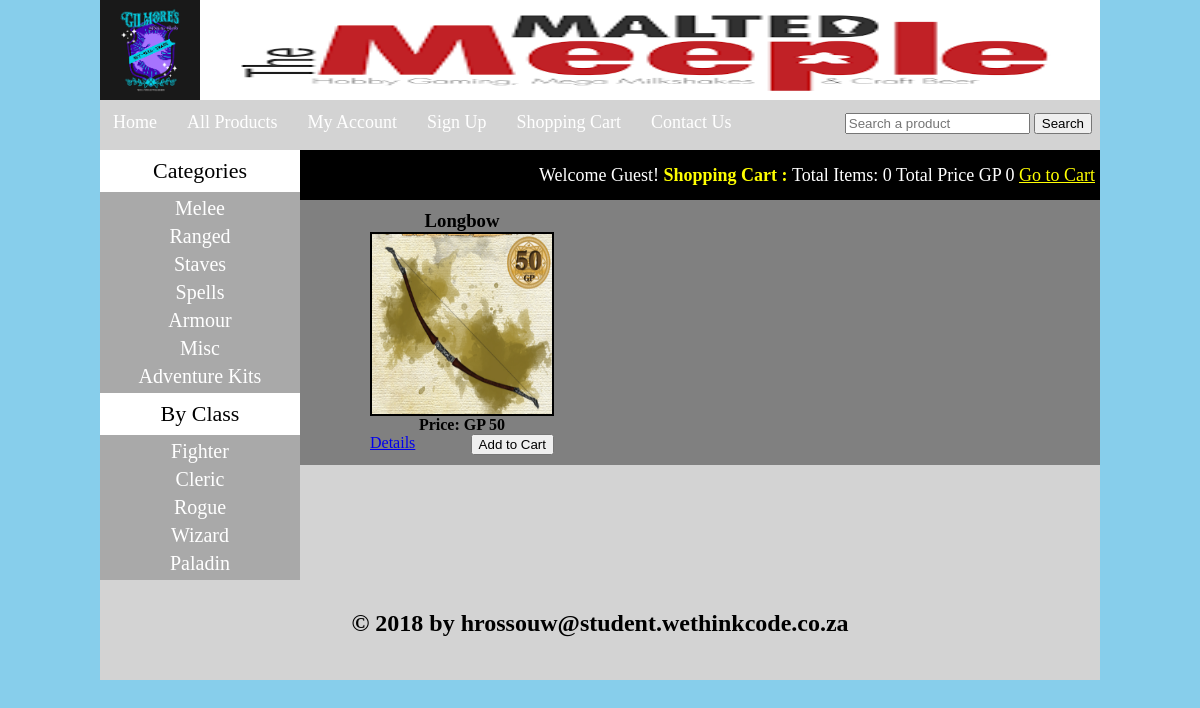
/index.php?cat=2, run on the app's committed database.
### tables this page shows
CREATE TABLE `categories` (
  `cat_id` int(100) NOT NULL,
  `cat_title` text NOT NULL
);

CREATE TABLE `brands` (
  `brand_id` int(11) NOT NULL,
  `brand_title` text NOT NULL
);

CREATE TABLE `products` (
  `product_id` int(100) NOT NULL,
  `product_cat` int(100) NOT NULL,
  `product_brand` int(100) NOT NULL,
  `product_title` varchar(255) NOT NULL,
  `product_price` int(100) NOT NULL,
  `product_desc` text NOT NULL,
  `product_image` text NOT NULL,
  `product_keywords` text NOT NULL
);

### functions/functions.php (the view, shortened to what this page needs)
<?php
$con = mysqli_connect("localhost", "root", "123456", "ecommerce");
function getIp() {
    $ip = $_SERVER['REMOTE_ADDR'];
    return $ip;
}
function total_items(){
	if(isset($_GET['add_cart'])){
		global $con;
		$ip = getIp();
		$get_items = "select * from cart where ip_add='$ip'";
		$run_items = mysqli_query($con, $get_items);
		$count_items = mysqli_num_rows($run_items);
		}
		else {
		global $con;
		$ip = getIp();
		$get_items = "select * from cart where ip_add='$ip'";
		$run_items = mysqli_query($con, $get_items);
		$count_items = mysqli_num_rows($run_items);
		}
	echo $count_items;
	}
function total_price(){
	$total = 0;
	echo "GP " . $total ." ";
}
function getCats(){
	global $con;
	$get_cats = "select * from categories";
	$run_cats = mysqli_query($con, $get_cats);
	while ($row_cats= mysqli_fetch_array($run_cats))
	{
		$cat_id = $row_cats['cat_id'];
		$cat_title = $row_cats['cat_title'];
		echo "<li><a href='index.php?cat=$cat_id'>$cat_title</a></li>";
	}
}
function getBrands(){
	global $con;
	$get_brands = "select * from brands";
	$run_brands = mysqli_query($con, $get_brands);
	while ($row_brands= mysqli_fetch_array($run_brands))
	{
		$brand_id = $row_brands['brand_id'];
		$brand_title = $row_brands['brand_title'];
		echo "<li><a href='index.php?brand=$brand_id'>$brand_title</a></li>";
	}
}
function getCatPro(){
	if(isset($_GET['cat'])){
		$cat_id = $_GET['cat'];
	global $con;
	$get_cat_pro = "select * from products where product_cat='$cat_id'";
	$run_cat_pro = mysqli_query($con, $get_cat_pro);
	while($row_cat_pro=mysqli_fetch_array($run_cat_pro)){
		$pro_id = $row_cat_pro['product_id'];
		$pro_title = $row_cat_pro['product_title'];
		$pro_price = $row_cat_pro['product_price'];
		$pro_image = $row_cat_pro['product_image'];
		echo "
				<div id='single_product'>
					<h3>$pro_title</h3>
					<img src='admin_area/product_images/$pro_image' width='180' height='180' />
					<p><b>Price: GP $pro_price </b></p>
					<a href='details.php?pro_id=$pro_id' style='float:left;'>Details</a>
					<a href='index.php?pro_id=$pro_id'><button style='float:right'>Add to Cart</button></a>
				</div>
		";
	}
}
}
?>

### styles/style.css (style rules this page uses)
html, body, div, span, applet, object, iframe, h1, h2, h3, h4, h5, h6, p, blockquote, pre, a, abbr, acronym, address, big, cite, code, del, dfn, em, img, ins, kbd, q, s, samp, small, strike, strong, sub, sup, tt, var, b, u, i, center, dl, dt, dd, ol, ul, li, fieldset, form, label, legend, table, caption, tbody, tfoot, thead, tr, th, td, article, aside, canvas, details, embed, figure, figcaption, footer, header, hgroup, menu, nav, output, ruby, section, summary, time, mark, audio, video { margin: 0; padding: 0; border: 0; vertical-align: baseline; }
body { background:skyblue; }
#cats li { list-style: none; margin: 5px; }
#cats a { color:white; margin: 5px; text-align: center; font-size: 20px; font-family: Georgia, 'Times New Roman', Times, serif; text-decoration: none; }
#single_product { float:left; margin-left:30px; padding:10px; }
#single_product img { border:2px solid black; }

### data on the page
categories: cat_title "Melee"
categories: cat_title "Ranged"
categories: cat_title "Staves"
categories: cat_title "Spells"
categories: cat_title "Armour"
categories: cat_title "Misc"
categories: cat_title "Adventure Kits"
brands: brand_title "Fighter"
brands: brand_title "Cleric"
brands: brand_title "Rogue"
brands: brand_title "Wizard"
brands: brand_title "Paladin"
products: product_title "Longbow", product_image (picture), product_price "50"

### other printed values
$count_items "0"
$total "0"
